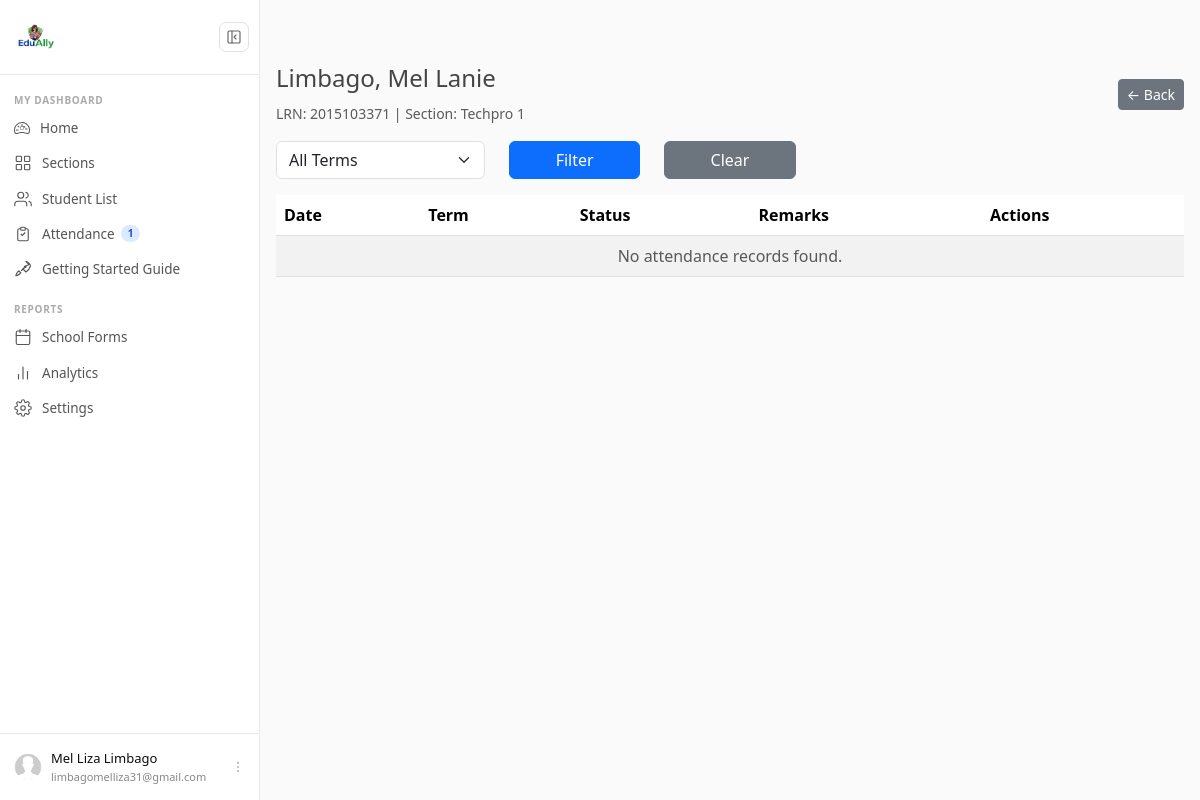
The app's page /section/detail/4/attendance/student/5/ (signed in) with its own data.
### users/models.py (models this page shows, shortened)
class Profile(models.Model):
    user = models.OneToOneField(User, on_delete=models.CASCADE)
    image = models.ImageField(default='default.jpg', upload_to='profile_pics')
    middle_name = models.CharField(max_length=150, blank=True)
    has_seen_guide = models.BooleanField(default=False)

### enrollment/models.py (models this page shows)
class Enrollment(models.Model):
    section = models.ForeignKey(Section, on_delete=models.CASCADE)
    student = models.ForeignKey(Student, on_delete=models.CASCADE)
    added_by = models.ForeignKey(User, on_delete=models.CASCADE)

### students/models.py (models this page shows, shortened)
class Student(models.Model):
    added_by = models.ForeignKey(User, on_delete=models.CASCADE)
    lrn = models.CharField(max_length=20)
    first_name = models.CharField(max_length=100)
    middle_name = models.CharField(max_length=100,null=True,blank=True)
    last_name = models.CharField(max_length=100)
    complete_name = models.CharField(max_length=100)
    gender = models.CharField(max_length=10, choices=Gender_Choices, default='F')
    date_of_birth = models.DateField()
    age = models.IntegerField(null=True,blank=True, help_text="Manually input the age for SF9 purposes")
    birth_cert = models.CharField(max_length=5, choices=Birthcert_Choices, default='Y')
    class Meta:
        unique_together = ['added_by', 'lrn']

### sections/models.py (models this page shows, shortened)
class Section(models.Model):
    adviser = models.ForeignKey(User, on_delete=models.CASCADE)
    name = models.CharField(max_length=20, null=True)
    grade_level = models.CharField(max_length=2,choices=GRADE_LEVEL_CHOICES,null=True,blank=True)
    class_type = models.CharField(max_length=100, choices=CLASS_TYPE_CHOICES, default='JHS',null=True)
    is_adviser = models.BooleanField(default=True)
    is_subject_teacher = models.BooleanField(default=False)
    school_name=models.CharField(max_length=100, verbose_name="School Name")
    school_id=models.CharField(max_length=50, verbose_name="School ID")
    principal_name = models.CharField(max_length=100, null=True, verbose_name="Principal Name", help_text="for SF9 purposes")
    region = models.CharField(max_length=150)
    division = models.CharField(max_length=150)
    school_year = models.ForeignKey(schoolYear,on_delete=models.CASCADE, limit_choices_to= {'is_active':True}, default='S.Y. 2026-2027')

### attendance/views.py (the view)
# urls.py: path('student/<int:enrollment_pk>/',student_attendance_detail, name='attendance-student-detail'),
@login_required
def student_attendance_detail(request, section_pk, enrollment_pk):
    section = get_object_or_404(Section, pk=section_pk)
    enrollment = get_object_or_404(Enrollment, pk=enrollment_pk)
    selected_term = request.GET.get('term', '')
    attendances = Attendance.objects.filter(
        enrollment=enrollment
    )
    if selected_term:
        attendances = attendances.filter(term=selected_term)
    attendances = attendances.order_by('date')
    total_school_days = 0
    if selected_term:
        term_obj = get_object_or_404(Term, pk=selected_term)
        total_school_days = calculate_school_days(term_obj.start_date, term_obj.end_date)
    else:
        total_school_days = 0
        for term_obj in Term.objects.all():
            total_school_days += calculate_school_days(term_obj.start_date, term_obj.end_date)
    total = attendances.count()
    present = attendances.filter(status='P').count()
    absent = attendances.filter(status='A').count()
    late = attendances.filter(status='L').count()
    excused = attendances.filter(status='E').count()
    percentage = round(
        present / total_school_days * 100, 2
    ) if total_school_days > 0 else 0
    attendance_rate = (present / total_school_days * 100) if total_school_days > 0 else 0
    absence_rate = (absent / total_school_days * 100) if total_school_days > 0 else 0
    is_at_risk = absence_rate > 20
    print(f"\n\n\nHEY I AM HERE.\n\n\n{is_at_risk}\n\n\n")
    return render(
        request,
        'attendance/student_attendance_detail.html',
        {
            'section': section,
            'enrollment': enrollment,
            'attendances': attendances,
            'selected_term': selected_term,
            'terms': Term.objects.all().order_by('name'),
            'total': total,
            'present': present,
            'absent': absent,
            'late': late,
            'excused': excused,
            'percentage': percentage,
            'is_at_risk': is_at_risk,
        }
    )

### attendance/context_processors.py (called while the page is built)
def attendance_alerts(request):
    if not request.user.is_authenticated:
        return {}
    today = datetime.date.today()
    unrecorded_count = 0
    adviser_sections = Section.objects.filter(
        adviser=request.user,
        is_adviser=True
    )
    for section in adviser_sections:
        has_students = Enrollment.objects.filter(
            section=section
        ).exists()
        if has_students:
            recorded = Attendance.objects.filter(
                enrollment__section=section,
                date=today
            ).exists()
            if not recorded:
                unrecorded_count += 1
    return {
        'unrecorded_count': unrecorded_count
    }

### attendance/views.py (called while the page is built)
def calculate_school_days(start_date, end_date):
    total_days = 0
    current_date = start_date
    while current_date <= end_date:
        if current_date.weekday() < 5:
            total_days += 1
        current_date += timedelta(days=1)
    return total_days

### attendance/templates/attendance/student_attendance_detail.html (shortened to what this page needs)
{% extends 'users/base.html' %}
{% block content %}
<div class="d-flex justify-content-between align-items-center mt-3">
    <div>
        <h4>
            {{ enrollment.student.last_name }},
            {{ enrollment.student.first_name }}
        </h4>
        <small class="text-muted">
            LRN: {{ enrollment.student.lrn }} |
            Section: {{ section.name }}
        </small>
    </div>
    <a href="{% url 'attendance-student-summary' section.pk %}"
       class="btn btn-secondary btn-sm">
        ← Back
    </a>
</div>
<form method="GET" class="row mt-3 mb-3">
    <div class="col-md-3">
        <select name="term" class="form-select">
            <option value="">All Terms</option>
        </select>
    </div>
    <div class="col-md-2 d-flex align-items-end">
        <button type="submit" class="btn btn-primary w-100">
            Filter
        </button>
    </div>
    <div class="col-md-2 d-flex align-items-end">
        <a href="{% url 'attendance-student-detail' section.pk enrollment.pk %}"
           class="btn btn-secondary w-100">
            Clear
        </a>
    </div>
</form>
<table class="table table-striped table-hover">
    <thead>
        <tr>
            <th>Date</th>
            <th>Term</th>
            <th>Status</th>
            <th>Remarks</th>
            <th>Actions</th>
        </tr>
    </thead>
    <tbody>
        {% for attendance in attendances %}
        <tr class="
            {% if attendance.status == 'A' %}table-danger
            {% elif attendance.status == 'L' %}table-warning
            {% elif attendance.status == 'E' %}table-info
            {% endif %}">
            <td>{{ attendance.date }}</td>
            <td>{{ attendance.term }}</td>
            <td>{{ attendance.get_status_display }}</td>
            <td>{{ attendance.remarks|default:'—' }}</td>
            <td>
                <a href="{% url 'attendance-student-edit' section.pk attendance.pk %}"
                   class="btn btn-warning btn-sm">
                    Edit
                </a>
            </td>
        </tr>
        {% empty %}
        <tr>
            <td colspan="5" class="text-center text-muted">
                No attendance records found.
            </td>
        </tr>
        {% endfor %}
    </tbody>
</table>
{% endblock %}

### users/templates/partials/_sidebar.html (shortened to what this page needs)
{% load static %}
{% if user.is_authenticated %}
<div id="cs-sidebar">
  <div class="cs-top">
    <div class="cs-brand">
      <span class="cs-brand-name"><a class="navbar-brand d-flex" href="/">
        <img src="/media/logo.png" alt="Logo" class="me-2" style="height: 50px; width: auto;">
      </a></span>
    </div>
    <button class="cs-toggle-btn" id="cs-toggle" type="button" aria-label="Toggle sidebar">
      <svg width="16" height="16" viewBox="0 0 24 24" fill="none" stroke="currentColor" stroke-width="1.75" stroke-linecap="round" stroke-linejoin="round">
        <rect x="3" y="3" width="18" height="18" rx="2"/>
        <path d="M9 3v18"/>
        <path class="cs-arrow" d="M15 9l-3 3 3 3"/>
      </svg>
    </button>
  </div>
  <nav class="cs-nav">
    <div class="cs-section-label">MY DASHBOARD</div>
    <ul>
      <li>
          <a class="cs-link
              "
            href="{% url 'dashboard' %}">
              <span class="cs-label">
                  Home
              </span>
          </a>
      </li>
      <li>
        <a class="cs-link {% if request.resolver_match.url_name == 'section-home' %}active{% endif %}"
           href="{% url 'section-home' %}">
          <span class="cs-label">Sections</span>
        </a>
      </li>
      <li>
        <a class="cs-link {% if request.resolver_match.url_name == 'student-home' %}active{% endif %}"
           href="{% url 'student-home' %}">
          <svg class="cs-icon" viewBox="0 0 24 24" fill="none" stroke="currentColor" stroke-width="1.5" stroke-linecap="round" stroke-linejoin="round" aria-hidden="true">
            <path d="M17 21v-2a4 4 0 0 0-4-4H5a4 4 0 0 0-4 4v2"/>
            <circle cx="9" cy="7" r="4"/>
            <path d="M23 21v-2a4 4 0 0 0-3-3.87M16 3.13a4 4 0 0 1 0 7.75"/>
          </svg>
          <span class="cs-label">Student List</span>
        </a>
      </li>
      <li>
        <a class="cs-link
            "
          href="{% url 'attendance-sections' %}">
            <svg class="cs-icon" viewBox="0 0 24 24" fill="none"
                stroke="currentColor" stroke-width="1.5">
                <path d="M9 5H7a2 2 0 0 0-2 2v12a2 2 0 0 0 2 2h10
                        a2 2 0 0 0 2-2V7a2 2 0 0 0-2-2h-2"/>
                <rect x="9" y="3" width="6" height="4" rx="1"/>
                <path d="M9 12l2 2 4-4"/>
            </svg>
            <span class="cs-label">
                Attendance
                {% if unrecorded_count > 0 %}
                <span class="cs-badge">{{ unrecorded_count }}</span>
                {% endif %}
            </span>
        </a>
    </li>
      <li>
        <a class="cs-link" href="{% url 'getting-started' %}">
          <span class="cs-label">Getting Started Guide </span>
        </a>
      </li>
    </ul>
    <div class="cs-section-label">REPORTS</div>
    <ul>
      <li>
        <a class="cs-link" href="{% url 'coming-soon' %}?feature=School Forms&progress=45">
          <span class="cs-label">School Forms</span>
        </a>
      </li>
      <li>
        <a class="cs-link" href="{% url 'coming-soon' %}?feature=Analytics&progress=30">
          <svg class="cs-icon" viewBox="0 0 24 24" fill="none" stroke="currentColor" stroke-width="1.5" stroke-linecap="round" stroke-linejoin="round" aria-hidden="true">
            <line x1="18" y1="20" x2="18" y2="10"/>
            <line x1="12" y1="20" x2="12" y2="4"/>
            <line x1="6" y1="20" x2="6" y2="14"/>
          </svg>
          <span class="cs-label">Analytics</span>
        </a>
      </li>
      <li>
        <a class="cs-link {% if request.resolver_match.url_name == 'profile' %}active{% endif %}"
           href="{% url 'profile' %}">
          <span class="cs-label">Settings</span>
        </a>
      </li>
    </ul>
  </nav>
  <div class="cs-footer">
    <div class="dropup">
      <button class="cs-user-btn" type="button" data-bs-toggle="dropdown" aria-expanded="false">
        <img class="cs-avatar" src="{{ user.profile.image.url }}" alt="{{ user.get_full_name }}">
        <div class="cs-user-info">
          <div class="cs-user-name">{{ user.first_name }} {{ user.last_name }}</div>
          <div class="cs-user-email">{{ user.email }}</div>
        </div>
        <svg class="cs-dots" width="14" height="14" viewBox="0 0 24 24" fill="none" stroke="currentColor" stroke-width="1.75" stroke-linecap="round" aria-hidden="true">
          <circle cx="12" cy="5" r="1"/><circle cx="12" cy="12" r="1"/><circle cx="12" cy="19" r="1"/>
        </svg>
      </button>
    </div>
  </div>
</div>
{% endif %}

### users/static/users/main.css (style rules this page uses)
body { background: #fafafa; color: #333333; }
h1, h2, h3, h4, h5, h6 { color: #444444; }
ul { margin: 0; }

### users/static/css/sidebar.css (style rules this page uses)
#cs-sidebar *, #cs-sidebar *::before, #cs-sidebar *::after { box-sizing: border-box; }
#cs-sidebar { width: 260px; min-width: 260px; height: 100vh; position: sticky; top: 0; background: #fff; border-right: 1px solid #e9e9e7; display: flex; flex-direction: column; transition: width 0.25s cubic-bezier(0.4,0,0.2,1), min-width 0.25s cubic-bezier(0.4,0,0.2,1); overflow: hidden; z-index: 100; flex-shrink: 0; }
.cs-top { display: flex; align-items: center; justify-content: space-between; gap: 8px; padding: 12px 10px; border-bottom: 1px solid #e9e9e7; min-height: 54px; }
.cs-brand { display: flex; align-items: center; gap: 9px; overflow: hidden; min-width: 0; }
.cs-brand-name { font-size: 14px; font-weight: 600; color: #0d0d0d; white-space: nowrap; opacity: 1; transition: opacity 0.15s; }
.cs-toggle-btn { width: 30px; height: 30px; min-width: 30px; padding: 0; background: transparent; border: 1px solid #e2e2df; border-radius: 7px; display: flex; align-items: center; justify-content: center; cursor: pointer; color: #666; transition: background 0.12s; }
.cs-nav { flex: 1; overflow-y: auto; overflow-x: hidden; padding: 8px 6px 4px; }
.cs-nav ul { list-style: none; padding: 0; margin: 0 0 6px; }
.cs-section-label { padding: 10px 8px 3px; font-size: 10px; font-weight: 600; letter-spacing: 0.07em; color: #aaa; white-space: nowrap; overflow: hidden; transition: opacity 0.15s, height 0.25s, padding 0.25s; }
.cs-link { display: flex; align-items: center; gap: 10px; padding: 7px 8px; border-radius: 7px; text-decoration: none; color: #555; font-size: 13.5px; font-weight: 400; white-space: nowrap; overflow: hidden; transition: background 0.1s, color 0.1s; position: relative; margin-bottom: 1px; }
.cs-icon { width: 18px; height: 18px; min-width: 18px; flex-shrink: 0; }
.cs-label { flex: 1; overflow: hidden; text-overflow: ellipsis; display: flex; align-items: center; gap: 6px; opacity: 1; transition: opacity 0.15s; }
.cs-badge { font-size: 10px; font-weight: 600; background: #dbeafe; color: #1d4ed8; padding: 1px 7px; border-radius: 99px; }
.cs-footer { border-top: 1px solid #e9e9e7; padding: 8px 6px; }
.cs-user-btn { display: flex; align-items: center; gap: 9px; padding: 7px 8px; border-radius: 7px; width: 100%; background: transparent; border: none; cursor: pointer; overflow: hidden; transition: background 0.12s; text-align: left; }
.cs-avatar { width: 28px !important; height: 28px !important; min-width: 28px !important; border-radius: 50% !important; object-fit: cover !important; flex-shrink: 0 !important; display: block !important; }
.cs-user-info { flex: 1; overflow: hidden; min-width: 0; opacity: 1; transition: opacity 0.15s; }
.cs-user-name { font-size: 13px; font-weight: 500; color: #0d0d0d; white-space: nowrap; overflow: hidden; text-overflow: ellipsis; }
.cs-user-email { font-size: 11px; color: #888; white-space: nowrap; overflow: hidden; text-overflow: ellipsis; }
.cs-dots { flex-shrink: 0; color: #bbb; opacity: 1; transition: opacity 0.15s; }

### records on screen
Enrollment: student.last_name "Limbago", student.first_name "Mel Lanie", student.lrn "2015103371"
Section: name "Techpro 1"

### other values on screen
{{ unrecorded_count }} "1"
{{ user.first_name }} "Mel Liza"
{{ user.last_name }} "Limbago"
{{ user.email }} "limbagomelliza31@gmail.com"
